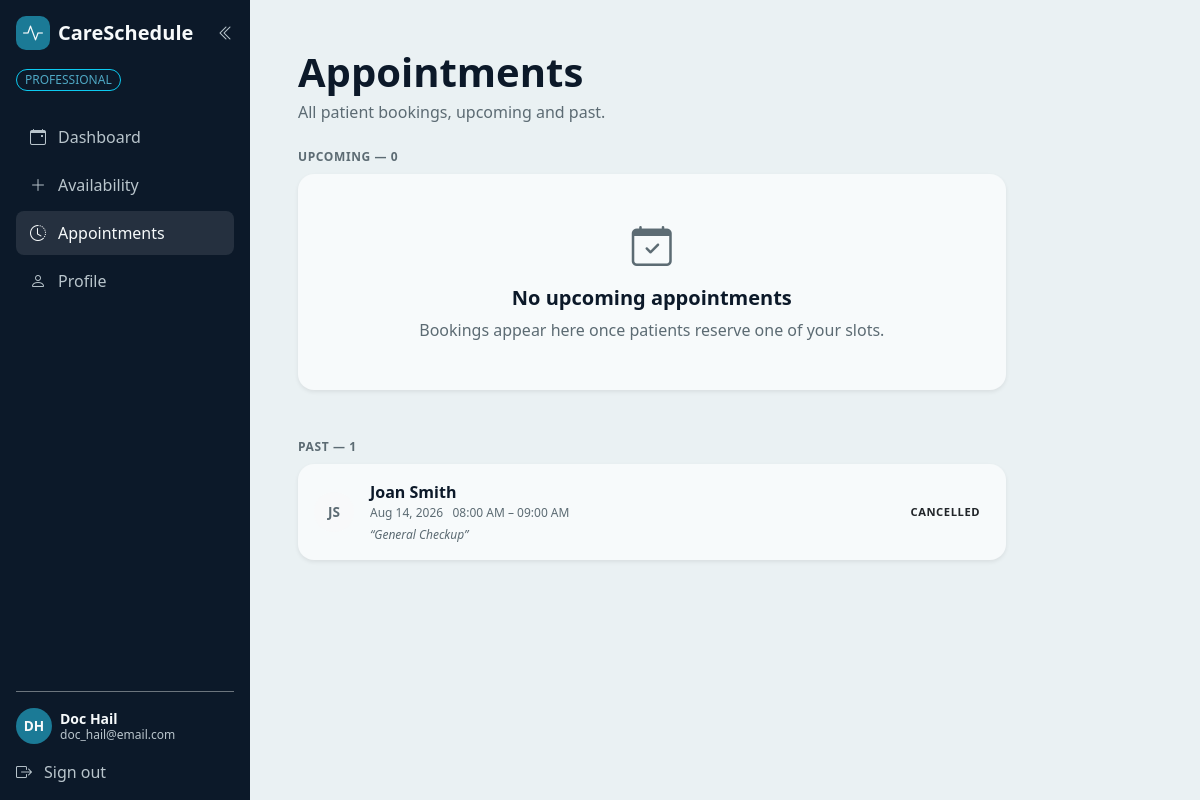
The page /professional/appointments (signed in) on the database as committed earlier.
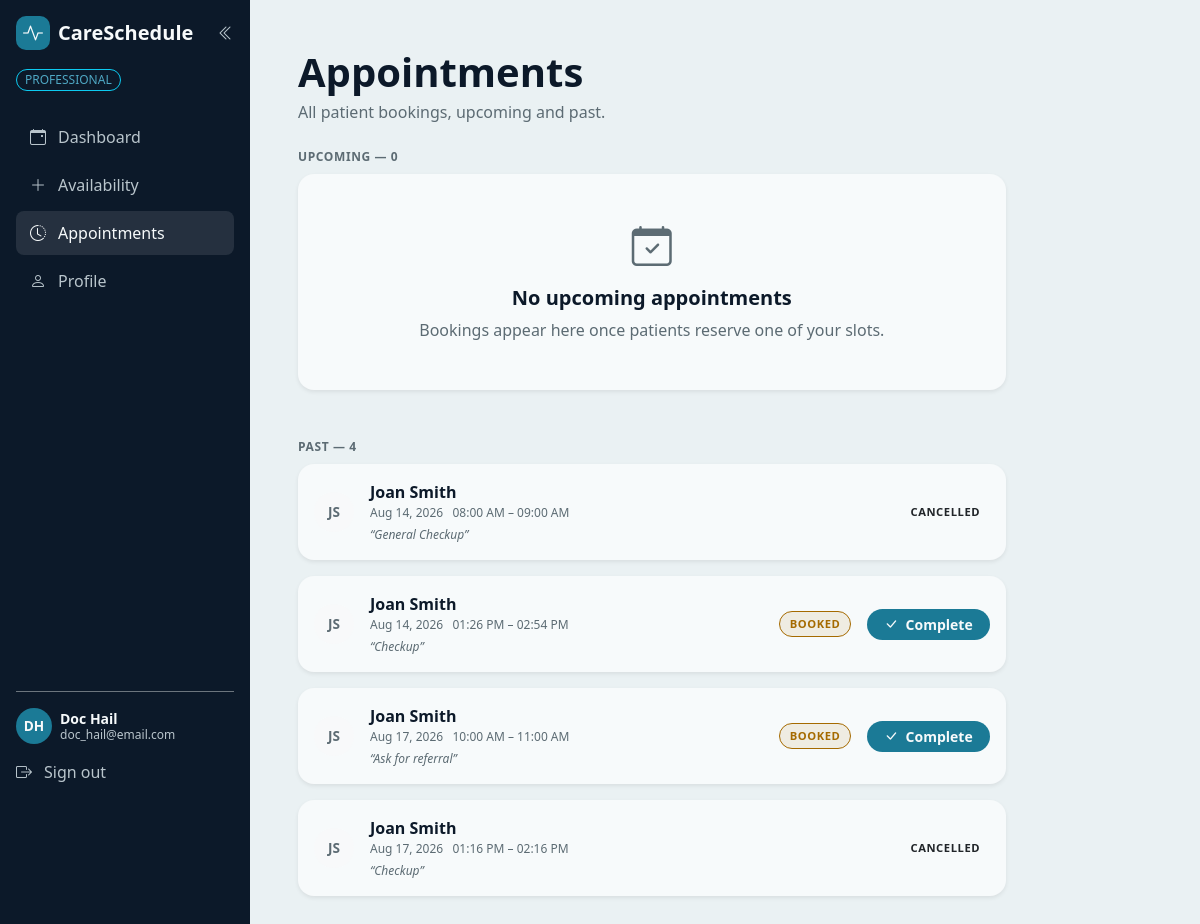
The same page on the database as committed later.
### bp_app/models.py (models this page shows, shortened)
class Appointment(db.Model):
    __tablename__ = "appointment"
    id = db.Column(db.Integer, primary_key = True)
    reason = db.Column(db.Text, nullable = False)
    status = db.Column(db.Enum(AppointmentStatus), nullable= False, default = AppointmentStatus.CONFIRMED)
    scheduled_at = db.Column(db.DateTime, nullable=False)
    patient_id = db.Column(db.Integer, db.ForeignKey("patient.id"), nullable = False)
    patient = db.relationship("Patient", back_populates="appointments")
    availability_id = db.Column(
        db.Integer,
        db.ForeignKey("availability.id"),
        nullable=True,
        unique=True  # one slot can be booked once
    )
    availability = db.relationship(
        "Availability",
        back_populates="appointment"
    )

class Patient(UserMixin, db.Model):
    __tablename__ = "patient"
    id = db.Column(db.Integer, primary_key = True)
    email = db.Column(db.String(255), nullable = False, unique=True)
    password_hash = db.Column(db.String(255), nullable = False)
    firstname = db.Column(db.String(150), nullable = False)
    lastname = db.Column(db.String(150), nullable = False)
    phone = db.Column(db.String(20), nullable = False)
    dob = db.Column(db.Date, nullable = False)
    appointments = db.relationship("Appointment", back_populates="patient", cascade="all, delete-orphan")

class Availability(db.Model):
    __tablename__ = "availability"
    id = db.Column(db.Integer, primary_key = True)
    start_time = db.Column(db.DateTime, nullable = False)
    end_time = db.Column(db.DateTime, nullable = False)
    is_booked = db.Column(db.Boolean, nullable = False, default = False)
    professional_id = db.Column(
        db.Integer,
        db.ForeignKey("professional.id"),
        nullable = False
    )
    professional = db.relationship(
        "Professional",
        back_populates = "availabilities"
    )
    appointment = db.relationship("Appointment", back_populates="availability", uselist=False)

### bp_app/professional_routes.py (the view)
@professional.route("/professional/appointments")
@login_required
def appointment():
    if not isinstance(current_user, Professional):
        flash("This page is for professionals only", "error")
        return redirect(url_for("main.home"))
    bookings = (
        Appointment.query
        .join(Availability)
        .filter(Availability.professional_id == current_user.id)
        .order_by(Availability.start_time)
        .all()
    )
    now = datetime.now()
    upcoming = [book for book in bookings if book.availability.start_time >= now]
    past = [book for book in bookings if book.availability.start_time <= now]
    return render_template(
    "professional/appointments.html",
                       upcoming=upcoming,
                       past=past,
                       active_page="appointments")

### bp_app/app.py (called while the page is built)
@login_manager.user_loader
def load_user(user_id):
    try:
        user_type, record_id = user_id.split(":", 1)
        model = {"Patient": Patient, "Professional": Professional}.get(user_type)
        return db.session.get(model, int(record_id)) if model else None
    except (AttributeError, TypeError, ValueError):
        return None

### bp_app/templates/professional/appointments.html (shortened to what the changed rows need)
{% extends "components/dashboard_base.html" %}
{% block dashboard_content %}
    <div class="row">
        <div class="col-12 col-lg-10 col-xxl-8">
            <div class="mb-4">
                <h1 class="display-6 fw-bold text-app-navy mb-1">Appointments</h1>
                <p class="text-app-muted mb-0">All patient bookings, upcoming and past.</p>
            </div>
            <div class="eyebrow text-app-muted mb-2">
                Upcoming &mdash; {{ upcoming|length }}
            </div>
            {% for booking in upcoming %}
                <div class="card border-0 shadow-sm rounded-4 bg-app-card p-3 mb-3 booking-card">
                    <div class="d-flex align-items-center gap-3">
                        <div class="avatar bg-light text-app-muted">
                            {{ booking.patient.firstname[:1] }}{{ booking.patient.lastname[:1] }}
                        </div>
                        <div class="flex-grow-1 min-w-0">
                            <div class="fw-bold text-app-navy">
                                {{ booking.patient.firstname }} {{ booking.patient.lastname }}
                            </div>
                            <div class="text-app-muted text-xs">
                                {{ booking.availability.start_time.strftime("%b %d, %Y") }} &nbsp;
                                {{ booking.availability.start_time.strftime("%I:%M %p") }} &ndash;
                                {{ booking.availability.end_time.strftime("%I:%M %p") }}
                            </div>
                            {% if booking.reason %}
                                <div class="text-app-muted text-xs fst-italic mt-1">
                                    &ldquo;{{ booking.reason }}&rdquo;
                                </div>
                            {% endif %}
                        </div>
                        {% if booking.status.value == "confirmed" %}
                            <span class="badge-slot badge-booked">Booked</span>
                        {% elif booking.status.value == "cancelled" %}
                            <span class="badge-slot badge-cancelled">Cancelled</span>
                        {% endif %}
                        {% if booking.status.value == "confirmed" %}
                            <form method="POST"
                                  action="{{ url_for('professional.complete_appointment', appointment_id=booking.id) }}"
                                  class="d-inline flex-shrink-0">
                                <button type="submit"
                                        class="btn btn-sm bg-app-teal text-app-offwhite fw-bold px-3 rounded-pill">
                                    <i class="bi bi-check-lg me-1"></i> Complete
                                </button>
                            </form>
                        {% endif %}
                    </div>
                </div>
            {% else %}
                <div class="card border-0 shadow-sm rounded-4 bg-app-card p-5 text-center mb-4">
                    <div class="mb-3">
                    </div>
                    <h2 class="h5 fw-bold text-app-navy">No upcoming appointments</h2>
                    <p class="text-app-muted mb-0">
                    </p>
                </div>
            {% endfor %}
            {% if past %}
                <div class="eyebrow text-app-muted mt-5 mb-2">
                    Past &mdash; {{ past|length }}
                </div>
                {% for booking in past %}
                    <div class="card border-0 shadow-sm rounded-4 bg-app-card p-3 mb-3 booking-card booking-card-past">
                        <div class="d-flex align-items-center gap-3">
                            <div class="avatar bg-light text-app-muted">
                                {{ booking.patient.firstname[:1] }}{{ booking.patient.lastname[:1] }}
                            </div>
                            <div class="flex-grow-1 min-w-0">
                                <div class="fw-bold text-app-navy">
                                    {{ booking.patient.firstname }} {{ booking.patient.lastname }}
                                </div>
                                <div class="text-app-muted text-xs">
                                    {{ booking.availability.start_time.strftime("%b %d, %Y") }} &nbsp;
                                    {{ booking.availability.start_time.strftime("%I:%M %p") }} &ndash;
                                    {{ booking.availability.end_time.strftime("%I:%M %p") }}
                                </div>
                                {% if booking.reason %}
                                    <div class="text-app-muted text-xs fst-italic mt-1">
                                        &ldquo;{{ booking.reason }}&rdquo;
                                    </div>
                                {% endif %}
                            </div>
                            {% if booking.status.value == "completed" %}
                                <span class="badge-slot badge-completed">Completed</span>
                            {% elif booking.status.value == "cancelled" %}
                                <span class="badge-slot badge-cancelled">Cancelled</span>
                            {% elif booking.status.value == "no_show" %}
                                <span class="badge-slot badge-cancelled">No show</span>
                            {% else %}
                                <span class="badge-slot badge-booked">Booked</span>
                                <form method="POST"
                                      action="{{ url_for('professional.complete_appointment', appointment_id=booking.id) }}"
                                      class="d-inline flex-shrink-0">
                                    <button type="submit"
                                            class="btn btn-sm bg-app-teal text-app-offwhite fw-bold px-3 rounded-pill">
                                        <i class="bi bi-check-lg me-1"></i> Complete
                                    </button>
                                </form>
                            {% endif %}
                        </div>
                    </div>
                {% endfor %}
            {% endif %}
        </div>
    </div>
{% endblock %}

Rows that differ between the two databases and show on the page:
added Appointment: patient "J", patient "S", patient.firstname "Joan", patient.lastname "Smith", availability.start_time "Aug 14, 2026", availability.start_time "01:26 PM", availability.end_time "02:54 PM", reason "Checkup"
added Appointment: patient "J", patient "S", patient.firstname "Joan", patient.lastname "Smith", availability.start_time "Aug 17, 2026", availability.start_time "10:00 AM", availability.end_time "11:00 AM", reason "Ask for referral"
added Appointment: patient "J", patient "S", patient.firstname "Joan", patient.lastname "Smith", availability.start_time "Aug 17, 2026", availability.start_time "01:16 PM", availability.end_time "02:16 PM", reason "Checkup", status "CANCELLED"
Other text that changed with them:
{{ past|length }}: "1" → "4"
